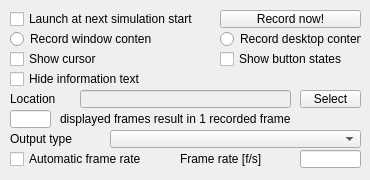
<?xml version="1.0" encoding="UTF-8"?>
<ui version="4.0">
 <class>CQDlgAviRecorder</class>
 <widget class="QDialog" name="CQDlgAviRecorder">
  <property name="geometry">
   <rect>
    <x>0</x>
    <y>0</y>
    <width>370</width>
    <height>180</height>
   </rect>
  </property>
  <property name="windowTitle">
   <string>Video Recorder</string>
  </property>
  <property name="locale">
   <locale language="English" country="UnitedStates"/>
  </property>
  <widget class="QCheckBox" name="launchAtSimulationStart">
   <property name="geometry">
    <rect>
     <x>10</x>
     <y>10</y>
     <width>211</width>
     <height>18</height>
    </rect>
   </property>
   <property name="focusPolicy">
    <enum>Qt::StrongFocus</enum>
   </property>
   <property name="text">
    <string>Launch at next simulation start</string>
   </property>
  </widget>
  <widget class="QToolButton" name="recordNow">
   <property name="geometry">
    <rect>
     <x>220</x>
     <y>10</y>
     <width>141</width>
     <height>18</height>
    </rect>
   </property>
   <property name="focusPolicy">
    <enum>Qt::StrongFocus</enum>
   </property>
   <property name="text">
    <string>Record now!</string>
   </property>
  </widget>
  <widget class="QCheckBox" name="showCursor">
   <property name="geometry">
    <rect>
     <x>10</x>
     <y>50</y>
     <width>141</width>
     <height>18</height>
    </rect>
   </property>
   <property name="focusPolicy">
    <enum>Qt::StrongFocus</enum>
   </property>
   <property name="text">
    <string>Show cursor</string>
   </property>
  </widget>
  <widget class="QCheckBox" name="showButtons">
   <property name="geometry">
    <rect>
     <x>220</x>
     <y>50</y>
     <width>141</width>
     <height>18</height>
    </rect>
   </property>
   <property name="focusPolicy">
    <enum>Qt::StrongFocus</enum>
   </property>
   <property name="text">
    <string>Show button states</string>
   </property>
  </widget>
  <widget class="QCheckBox" name="hideInfos">
   <property name="geometry">
    <rect>
     <x>10</x>
     <y>70</y>
     <width>201</width>
     <height>18</height>
    </rect>
   </property>
   <property name="focusPolicy">
    <enum>Qt::StrongFocus</enum>
   </property>
   <property name="text">
    <string>Hide information text</string>
   </property>
  </widget>
  <widget class="QLabel" name="label">
   <property name="geometry">
    <rect>
     <x>10</x>
     <y>90</y>
     <width>71</width>
     <height>18</height>
    </rect>
   </property>
   <property name="text">
    <string>Location</string>
   </property>
  </widget>
  <widget class="QLineEdit" name="fileLocation">
   <property name="enabled">
    <bool>false</bool>
   </property>
   <property name="geometry">
    <rect>
     <x>80</x>
     <y>90</y>
     <width>211</width>
     <height>18</height>
    </rect>
   </property>
  </widget>
  <widget class="QToolButton" name="selectLocation">
   <property name="geometry">
    <rect>
     <x>300</x>
     <y>90</y>
     <width>61</width>
     <height>18</height>
    </rect>
   </property>
   <property name="focusPolicy">
    <enum>Qt::StrongFocus</enum>
   </property>
   <property name="text">
    <string>Select</string>
   </property>
  </widget>
  <widget class="QLineEdit" name="displayedFramesVsRecordedFrame">
   <property name="geometry">
    <rect>
     <x>10</x>
     <y>110</y>
     <width>41</width>
     <height>18</height>
    </rect>
   </property>
  </widget>
  <widget class="QLabel" name="label_2">
   <property name="geometry">
    <rect>
     <x>60</x>
     <y>110</y>
     <width>291</width>
     <height>18</height>
    </rect>
   </property>
   <property name="text">
    <string>displayed frames result in 1 recorded frame</string>
   </property>
  </widget>
  <widget class="QLabel" name="label_3">
   <property name="geometry">
    <rect>
     <x>180</x>
     <y>150</y>
     <width>121</width>
     <height>18</height>
    </rect>
   </property>
   <property name="text">
    <string>Frame rate [f/s]</string>
   </property>
  </widget>
  <widget class="QLineEdit" name="frameRate">
   <property name="geometry">
    <rect>
     <x>300</x>
     <y>150</y>
     <width>61</width>
     <height>18</height>
    </rect>
   </property>
  </widget>
  <widget class="QComboBox" name="qqOutputTypeCombo">
   <property name="geometry">
    <rect>
     <x>110</x>
     <y>130</y>
     <width>251</width>
     <height>18</height>
    </rect>
   </property>
   <property name="maxVisibleItems">
    <number>30</number>
   </property>
  </widget>
  <widget class="QLabel" name="label_5">
   <property name="geometry">
    <rect>
     <x>10</x>
     <y>130</y>
     <width>101</width>
     <height>18</height>
    </rect>
   </property>
   <property name="text">
    <string>Output type</string>
   </property>
  </widget>
  <widget class="QCheckBox" name="autoFrameRate">
   <property name="geometry">
    <rect>
     <x>10</x>
     <y>150</y>
     <width>131</width>
     <height>18</height>
    </rect>
   </property>
   <property name="focusPolicy">
    <enum>Qt::StrongFocus</enum>
   </property>
   <property name="text">
    <string>Automatic frame rate</string>
   </property>
  </widget>
  <widget class="QRadioButton" name="recordDesktopInstead">
   <property name="geometry">
    <rect>
     <x>220</x>
     <y>30</y>
     <width>141</width>
     <height>18</height>
    </rect>
   </property>
   <property name="focusPolicy">
    <enum>Qt::StrongFocus</enum>
   </property>
   <property name="text">
    <string>Record desktop content</string>
   </property>
  </widget>
  <widget class="QRadioButton" name="recordWindowInstead">
   <property name="geometry">
    <rect>
     <x>10</x>
     <y>30</y>
     <width>141</width>
     <height>18</height>
    </rect>
   </property>
   <property name="focusPolicy">
    <enum>Qt::StrongFocus</enum>
   </property>
   <property name="text">
    <string>Record window content</string>
   </property>
  </widget>
 </widget>
 <tabstops>
  <tabstop>launchAtSimulationStart</tabstop>
  <tabstop>recordNow</tabstop>
  <tabstop>recordWindowInstead</tabstop>
  <tabstop>recordDesktopInstead</tabstop>
  <tabstop>showCursor</tabstop>
  <tabstop>showButtons</tabstop>
  <tabstop>hideInfos</tabstop>
  <tabstop>fileLocation</tabstop>
  <tabstop>selectLocation</tabstop>
  <tabstop>displayedFramesVsRecordedFrame</tabstop>
  <tabstop>qqOutputTypeCombo</tabstop>
  <tabstop>autoFrameRate</tabstop>
  <tabstop>frameRate</tabstop>
 </tabstops>
 <resources/>
 <connections/>
</ui>
